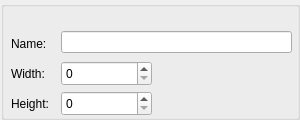
<?xml version="1.0" encoding="UTF-8"?>
<ui version="4.0">
 <class>AggregatorPropertyGridWidget</class>
 <widget class="QWidget" name="AggregatorPropertyGridWidget">
  <property name="geometry">
   <rect>
    <x>0</x>
    <y>0</y>
    <width>300</width>
    <height>120</height>
   </rect>
  </property>
  <property name="minimumSize">
   <size>
    <width>300</width>
    <height>120</height>
   </size>
  </property>
  <property name="windowTitle">
   <string>Form</string>
  </property>
  <widget class="QGroupBox" name="groupBox">
   <property name="geometry">
    <rect>
     <x>1</x>
     <y>1</y>
     <width>299</width>
     <height>119</height>
    </rect>
   </property>
   <property name="title">
    <string/>
   </property>
   <widget class="QSpinBox" name="screenWidthSpinBox">
    <property name="geometry">
     <rect>
      <x>60</x>
      <y>60</y>
      <width>91</width>
      <height>25</height>
     </rect>
    </property>
    <property name="maximum">
     <number>10000</number>
    </property>
   </widget>
   <widget class="QLabel" name="label_2">
    <property name="geometry">
     <rect>
      <x>10</x>
      <y>65</y>
      <width>41</width>
      <height>16</height>
     </rect>
    </property>
    <property name="text">
     <string>Width:</string>
    </property>
   </widget>
   <widget class="QSpinBox" name="screenHeightSpinBox">
    <property name="geometry">
     <rect>
      <x>60</x>
      <y>90</y>
      <width>91</width>
      <height>25</height>
     </rect>
    </property>
    <property name="maximum">
     <number>10000</number>
    </property>
   </widget>
   <widget class="QLabel" name="label_3">
    <property name="geometry">
     <rect>
      <x>10</x>
      <y>95</y>
      <width>51</width>
      <height>16</height>
     </rect>
    </property>
    <property name="text">
     <string>Height:</string>
    </property>
   </widget>
   <widget class="QLineEdit" name="platformNameLineEdit">
    <property name="geometry">
     <rect>
      <x>60</x>
      <y>30</y>
      <width>231</width>
      <height>22</height>
     </rect>
    </property>
   </widget>
   <widget class="QLabel" name="label">
    <property name="geometry">
     <rect>
      <x>10</x>
      <y>35</y>
      <width>41</width>
      <height>16</height>
     </rect>
    </property>
    <property name="text">
     <string>Name:</string>
    </property>
   </widget>
  </widget>
 </widget>
 <tabstops>
  <tabstop>platformNameLineEdit</tabstop>
  <tabstop>screenWidthSpinBox</tabstop>
  <tabstop>screenHeightSpinBox</tabstop>
 </tabstops>
 <resources/>
 <connections/>
</ui>
